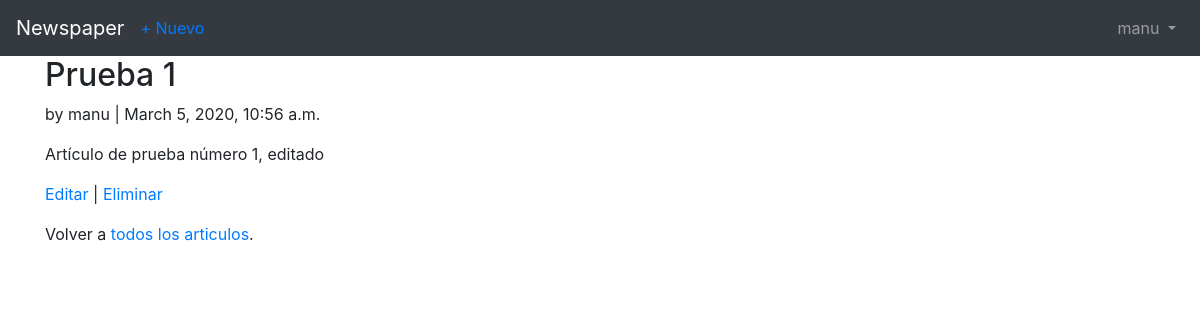
The page /articles/1/ (signed in) on the database as committed earlier.
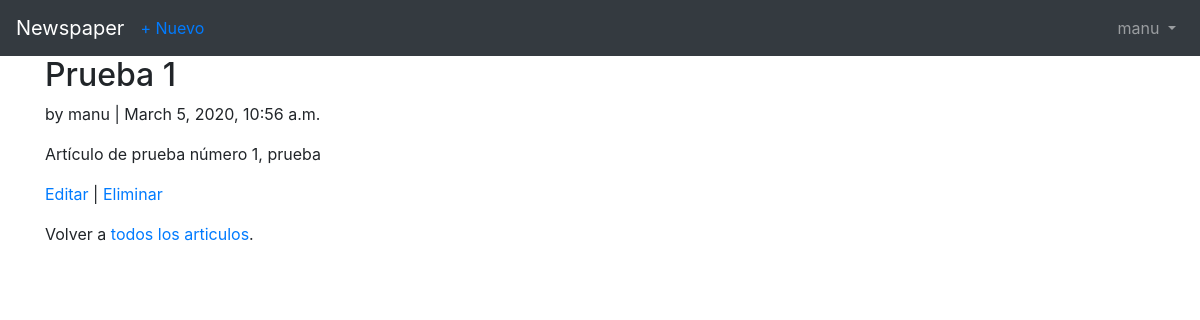
The same page on the database as committed later.
### articles/models.py (models this page shows, shortened)
class Article(models.Model):
    title = models.CharField(max_length=255)
    body = models.TextField()
    date = models.DateTimeField(auto_now_add=True)
    author = models.ForeignKey(
        settings.AUTH_USER_MODEL,
        on_delete=models.CASCADE,
    )

### users/models.py (models this page shows)
class CustomUser(AbstractUser):
    age = models.PositiveIntegerField(default=0)

### articles/views.py (the view)
# urls.py: path('<int:pk>/', views.ArticleDetailView.as_view(),
class ArticleDetailView(LoginRequiredMixin, DetailView):
    model = models.Article
    template_name = 'article_detail.html'
    login_url = 'login'

### templates/article_detail.html
{% extends 'base.html' %}
{% block content %}
<div class="article-entry">
    <h2>{{ object.title }}</h2>
    <p>by {{ object.author }} | {{ object.date }}</p>
    <p>{{ object.body }}</p>
</div>
<p><a href="{% url 'article_edit' article.pk %}">Editar</a> | <a
        href="{% url 'article_delete' article.pk %}">Eliminar</a>
</p>
<p>Volver a <a href="{% url 'article_list' %}">todos los articulos</a>.</p>
{% endblock content %}

Rows that differ between the two databases and show on the page:
changed Article "Prueba 1": body "Artículo de prueba número 1, editado" → "Artículo de prueba número 1, prueba"
